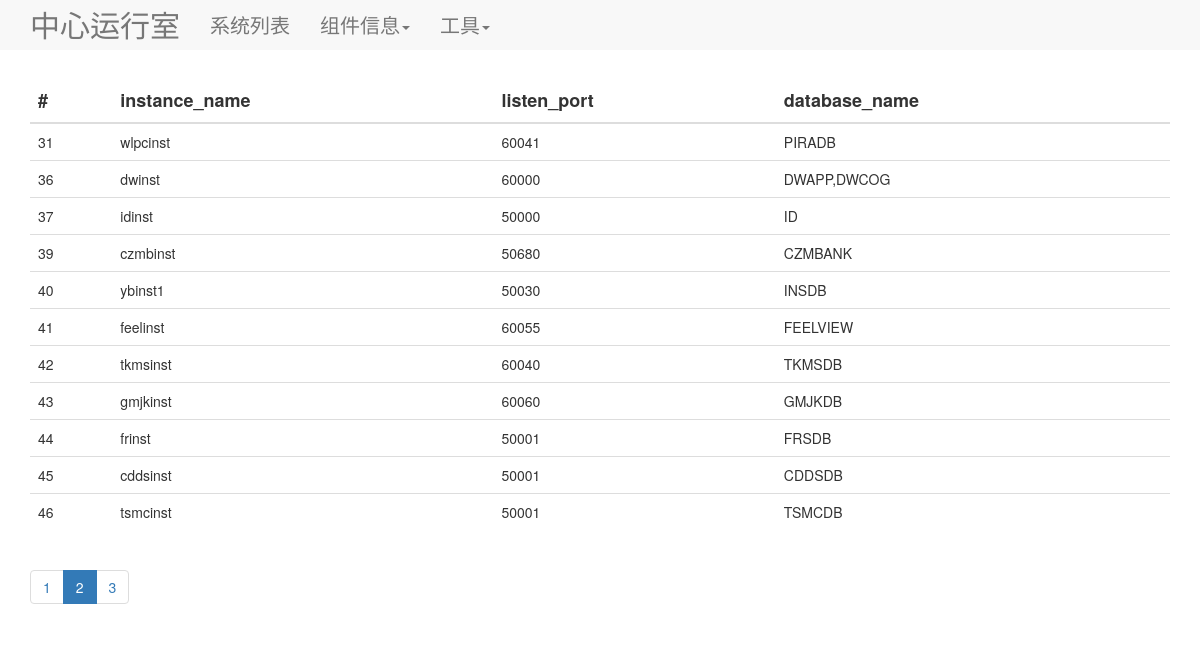
/all_db2?page=2, run on the app's committed database.
### modules.py (models this page shows, shortened)
class DB2(db.Model):
    __tablename__ = 'db2'
    db2_info_id = db.Column(db.Integer, autoincrement=True, primary_key=True)
    sys_inventory = db.Column(db.String(20), ForeignKey('system.inventory'))
    inst_name = db.Column(db.String(20), nullable=False)
    db_name = db.Column(db.String(20), nullable=False)
    listen_port = db.Column(db.Integer, nullable=False)

### main.py (the view)
@app.route('/all_db2', methods=['GET'])
def get_all_db2(page=None):
    app.logger.debug("run into get_all_db2 function")
    page = request.args.get('page', 1, type=int)
    paginate = DB2.query.paginate(page, NUM_PER_PAGE)
    db2_list_in = paginate.items
    return render_template("all_db2.html", title="DB2信息列表",
                           pagination=paginate, db2_list=db2_list_in)

### templates/all_db2.html
{% extends "layout.html" %}
{% block body %}
<body>
<div class="container theme-showcase">
    <table class="table">
        <thead>
        <tr>
            <th>#</th>
            <th>instance_name</th>
            <th>listen_port</th>
            <th>database_name</th>
        </tr>
        </thead>
        <tbody>
        {% for one_db2 in db2_list %}
        <tr>
            <td>{{ one_db2.db2_info_id }}</td>
            <td>{{ one_db2.inst_name }}</td>
            <td>{{ one_db2.listen_port }}</td>
            <td>{{ one_db2.db_name }}</td>
        </tr>
        {% endfor %}
        </tbody>
    </table>
    {% import '_macro.html' as macros %}
    {{ macros.render_pagination(pagination, 'get_all_db2', None, None) }}
</div>
</body>
{% endblock %}

### static/css/main.css (style rules this page uses)
thead { font-size: 18px; }
.container { margin-top: 30px; }

### data on the page
DB2: db2_info_id "31", inst_name "wlpcinst", listen_port "60041", db_name "PIRADB"
DB2: db2_info_id "36", inst_name "dwinst", listen_port "60000", db_name "DWAPP,DWCOG"
DB2: db2_info_id "37", inst_name "idinst", listen_port "50000", db_name "ID"
DB2: db2_info_id "39", inst_name "czmbinst", listen_port "50680", db_name "CZMBANK"
DB2: db2_info_id "40", inst_name "ybinst1", listen_port "50030", db_name "INSDB"
DB2: db2_info_id "41", inst_name "feelinst", listen_port "60055", db_name "FEELVIEW"
DB2: db2_info_id "42", inst_name "tkmsinst", listen_port "60040", db_name "TKMSDB"
DB2: db2_info_id "43", inst_name "gmjkinst", listen_port "60060", db_name "GMJKDB"
DB2: db2_info_id "44", inst_name "frinst", listen_port "50001", db_name "FRSDB"
DB2: db2_info_id "45", inst_name "cddsinst", listen_port "50001", db_name "CDDSDB"
DB2: db2_info_id "46", inst_name "tsmcinst", listen_port "50001", db_name "TSMCDB"

### other printed values
{{ page }} "1" "3"
{{ pagination.page }} "2"
